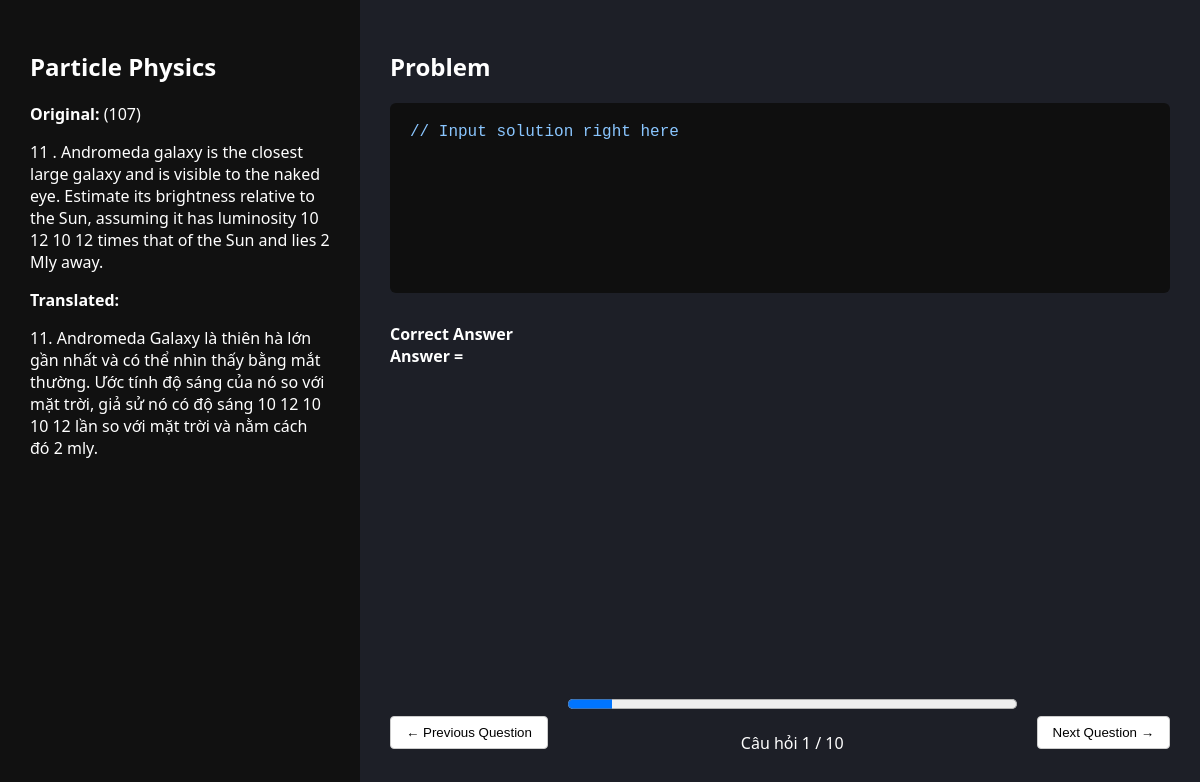
The page /question/ on the database its author committed.
### solveproblem/models.py (models this page shows, shortened)
class Question(models.Model):
    question_id = models.AutoField(primary_key=True)
    original_text = models.TextField()
    translated_text = models.TextField()
    answer_string = models.CharField(max_length=1000)
    category = models.CharField(max_length=255)

### solveproblem/views.py (the view)
# urls.py: path('question/', views.question_page, name='question_page'),
def question_page(request):
    number_questions = 10
    random_k_questions(number_questions)
    return render(request, 'question_page.html', {'question': QUESTIONS[0]})

### solveproblem/views.py (called while the page is built)
def random_k_questions(k):
    total = Question.objects.count()
    k = min(k, total)
    question_list = Question.objects.order_by('?')[:k]
    global QUESTIONS
    QUESTIONS = [{
        'id': q.question_id,
        'original': q.original_text,
        'translated': q.translated_text
    } for q in question_list]
    return

### solveproblem/templates/question_page.html (shortened to what this page needs)
<!DOCTYPE html>
<html lang="en">
<head>
</head>
<body>
<div class="left-panel">
    <h2>Particle Physics</h2>
    <p><strong>Original:</strong> (<span id="question-id">{{ question.id }}</span>)</p>
    <p id="question-original">{{ question.original }}</p>
    <p><strong>Translated:</strong></p>
    <p id="question-translated">{{ question.translated }}</p>
</div>
  <div class="right-panel">
    <div class="code-area">
      <h2>Problem</h2>
      <div class="code-box">// Input solution right here</div>
      <div class="answer-section">
        Correct Answer<br>
        Answer =
      </div>
    </div>
  <div class="footer">
    <button id="prevBtn" class="btn" onclick="loadPreviousQuestion()">← Previous Question</button>
    <div style="flex-grow: 1; margin: 0 20px;">
      <progress id="progressBar" value="1" max="10" style="width: 100%; height: 20px;"></progress>
      <p style="text-align: center;">Câu hỏi <span id="current">1</span> / <span id="total">10</span></p>
    </div>
    <button id="nextBtn" class="btn" onclick="loadNextQuestion()">Next Question →</button>
  </div>
</body>
</html>

### solveproblem/templates/question_page.html (style rules this page uses)
body { margin: 0; font-family: 'Segoe UI', sans-serif; background-color: #1d1f27; color: white; display: flex; height: 100vh; }
.left-panel { width: 30%; background-color: #111; padding: 30px; box-sizing: border-box; overflow-y: auto; }
.right-panel { width: 70%; padding: 30px; box-sizing: border-box; display: flex; flex-direction: column; justify-content: space-between; }
.code-box { background-color: #0f0f0f; padding: 20px; border-radius: 6px; font-family: monospace; color: #8ac6ff; margin-top: 10px; font-size: 16px; min-height: 150px; }
.answer-section { font-weight: bold; margin-top: 30px; }
.footer { display: flex; justify-content: space-between; align-items: center; margin-top: 30px; }
.btn { padding: 8px 15px; border: 1px solid #ccc; background-color: white; color: black; border-radius: 4px; cursor: pointer; }

### rows shown on the page
Question: original "11 . Andromeda galaxy is the closest large galaxy and is visible to the naked eye. Estimate its brightness relative to the Sun, assuming it has luminosity 10 12 10 12 times that of the Sun and lies 2 Mly away.", translated "11. Andromeda Galaxy là thiên hà lớn gần nhất và có thể nhìn thấy bằng mắt thường. Ước tính độ sáng của nó so với mặt trời, giả sử nó có độ sáng 10 12 10 10 12 lần so với mặt trời và nằm cách đó 2 mly."

### other values the page prints
{{ question.id }} "107"
